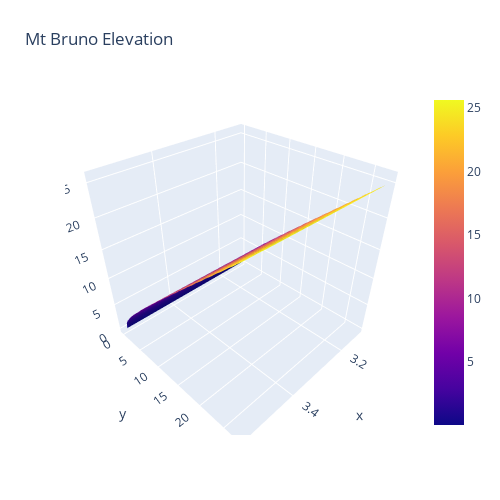

Source (notebook cell):
### Code cell
# ! pip3 install plotly
import plotly.graph_objects as go

fig = go.Figure(data=[go.Surface(z=k_prime.T, x=z, y=k)])

fig.update_layout(title='Mt Bruno Elevation', autosize=False,
                  width=500, height=500,
                  margin=dict(l=65, r=50, b=65, t=90))

fig.show()
